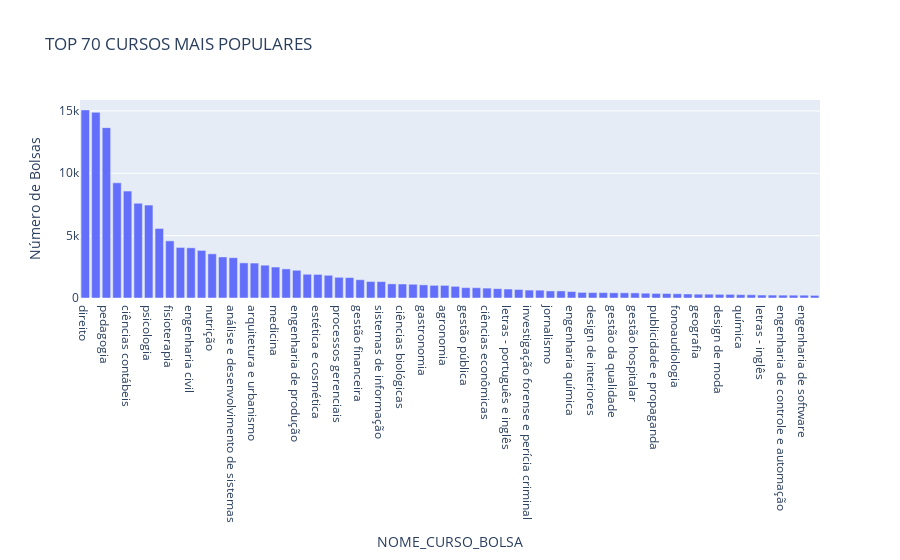

Notebook code for this chart:
### Code cell
# Gráfico 5: Cursos Mais Populares (limitado a 70 cursos para melhor visualização), Um gráfico de barras que mostra os cursos mais populares com base no número de bolsas.
top_70_courses = courses_distribution.nlargest(70, 'count')
fig5 = px.bar(top_70_courses, x='NOME_CURSO_BOLSA', y='count',
              title='TOP 70 CURSOS MAIS POPULARES', labels={'count': 'Número de Bolsas'})
fig5.update_layout(xaxis={'categoryorder':'total descending'})
fig5.show()

### Figure 1 — Plotly figure (JSON) as saved in the notebook; plotly's stock layout.template omitted (floating-point values rounded to 4 significant figures)
{"data": [{"alignmentgroup": "True", "hovertemplate": "NOME_CURSO_BOLSA=%{x}<br>Número de Bolsas=%{y}<extra></extra>", "legendgroup": "", "marker": {"color": "#636efa", "pattern": {"shape": ""}}, "name": "", "offsetgroup": "", "orientation": "v", "showlegend": false, "textposition": "auto", "type": "bar", "x": ["direito", "administração", "pedagogia", "enfermagem", "ciências contábeis", "educação física", "psicologia", "gestão de recursos humanos", "fisioterapia", "farmácia", "engenharia civil", "odontologia", "nutrição", "biomedicina", "análise e desenvolvimento de sistemas", "medicina veterinária", "arquitetura e urbanismo", "serviço social", "medicina", "logística", "engenharia de produção", "engenharia mecânica", "estética e cosmética", "marketing", "processos gerenciais", "engenharia elétrica", "gestão financeira", "gestão comercial", "sistemas de informação", "história", "ciências biológicas", "comunicação social - publicidade e propaganda", "gastronomia", "ciência da computação", "agronomia", "gestão da tecnologia da informação", "gestão pública", "radiologia", "ciências econômicas", "matemática", "letras - português e inglês", "engenharia de computação", "investigação forense e perícia criminal", "design gráfico", "jornalismo", "relações internacionais", "engenharia química", "gestão ambiental", "design de interiores", "comércio exterior", "gestão da qualidade", "redes de computadores", "gestão hospitalar", "filosofia", "publicidade e propaganda", "segurança no trabalho", "fonoaudiologia", "design", "geografia", "artes visuais", "design de moda", "teologia", "química", "jogos digitais", "letras - inglês", "sistemas para internet", "engenharia de controle e automação", "sistema de informação", "engenharia de software", "comunicação social - jornalismo"], "xaxis": "x", "y": [15082, 14888, 13660, 9234, 8570, 7601, 7447, 5575, 4582, 4055, 4024, 3817, 3542, 3291, 3231, 2816, 2801, 2630, 2483, 2333, 2224, 1904, 1891, 1821, 1660, 1638, 1465, 1324, 1315, 1134, 1121, 1103, 1052, 1015, 1013, 936, 830, 824, 794, 748, 719, 683, 634, 626, 567, 567, 518, 451, 434, 433, 418, 417, 408, 385, 367, 362, 343, 322, 307, 306, 295, 293, 269, 261, 238, 234, 229, 226, 225, 209], "yaxis": "y"}], "layout": {"barmode": "relative", "legend": {"tracegroupgap": 0}, "title": {"text": "TOP 70 CURSOS MAIS POPULARES"}, "xaxis": {"anchor": "y", "categoryorder": "total descending", "domain": [0, 1], "title": {"text": "NOME_CURSO_BOLSA"}}, "yaxis": {"anchor": "x", "domain": [0, 1], "title": {"text": "Número de Bolsas"}}}}
